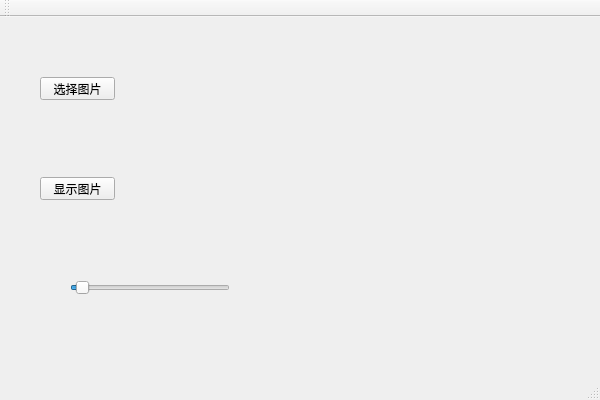
<?xml version="1.0" encoding="UTF-8"?>
<ui version="4.0">
 <class>ifdealer_QTClass</class>
 <widget class="QMainWindow" name="ifdealer_QTClass">
  <property name="geometry">
   <rect>
    <x>0</x>
    <y>0</y>
    <width>600</width>
    <height>400</height>
   </rect>
  </property>
  <property name="windowTitle">
   <string>ifdealer_QT</string>
  </property>
  <widget class="QWidget" name="centralWidget">
   <widget class="QPushButton" name="SelectFile">
    <property name="geometry">
     <rect>
      <x>40</x>
      <y>60</y>
      <width>75</width>
      <height>23</height>
     </rect>
    </property>
    <property name="text">
     <string>选择图片</string>
    </property>
   </widget>
   <widget class="QPushButton" name="Showimage">
    <property name="geometry">
     <rect>
      <x>40</x>
      <y>160</y>
      <width>75</width>
      <height>23</height>
     </rect>
    </property>
    <property name="text">
     <string>显示图片</string>
    </property>
   </widget>
   <widget class="QSlider" name="blurSlider">
    <property name="geometry">
     <rect>
      <x>70</x>
      <y>260</y>
      <width>160</width>
      <height>22</height>
     </rect>
    </property>
    <property name="minimum">
     <number>0</number>
    </property>
    <property name="maximum">
     <number>30</number>
    </property>
    <property name="singleStep">
     <number>1</number>
    </property>
    <property name="pageStep">
     <number>12</number>
    </property>
    <property name="value">
     <number>1</number>
    </property>
    <property name="sliderPosition">
     <number>1</number>
    </property>
    <property name="orientation">
     <enum>Qt::Horizontal</enum>
    </property>
   </widget>
  </widget>
  <widget class="QMenuBar" name="menuBar">
   <property name="geometry">
    <rect>
     <x>0</x>
     <y>0</y>
     <width>600</width>
     <height>23</height>
    </rect>
   </property>
  </widget>
  <widget class="QToolBar" name="mainToolBar">
   <attribute name="toolBarArea">
    <enum>TopToolBarArea</enum>
   </attribute>
   <attribute name="toolBarBreak">
    <bool>false</bool>
   </attribute>
  </widget>
  <widget class="QStatusBar" name="statusBar"/>
 </widget>
 <layoutdefault spacing="6" margin="11"/>
 <resources>
  <include location="ifdealer_QT.qrc"/>
 </resources>
 <connections/>
</ui>
